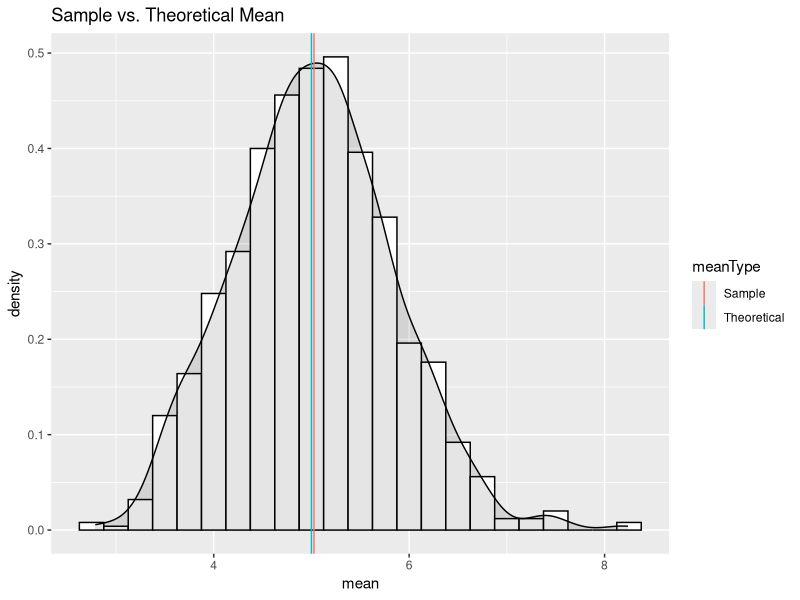
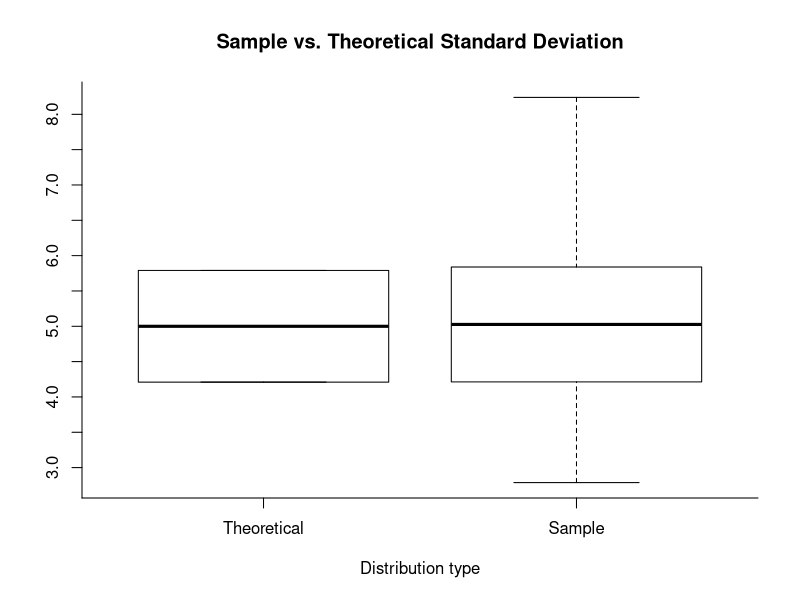
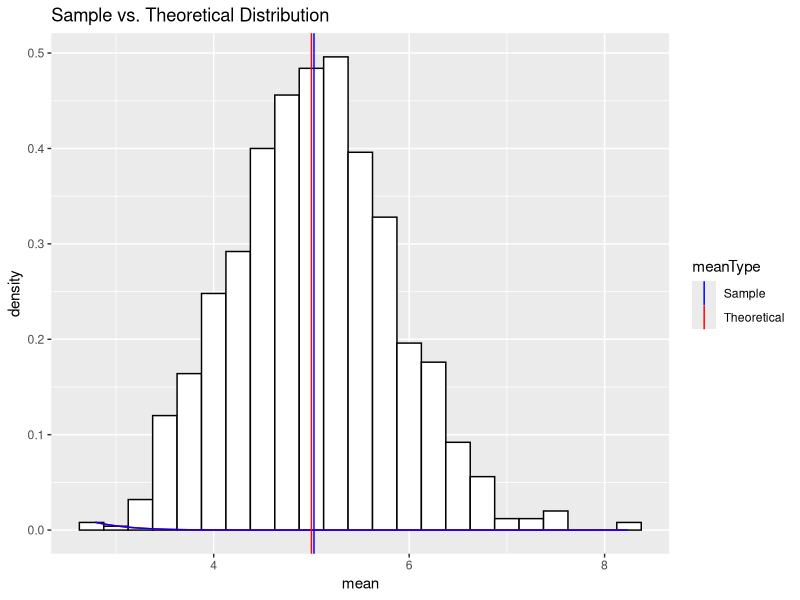
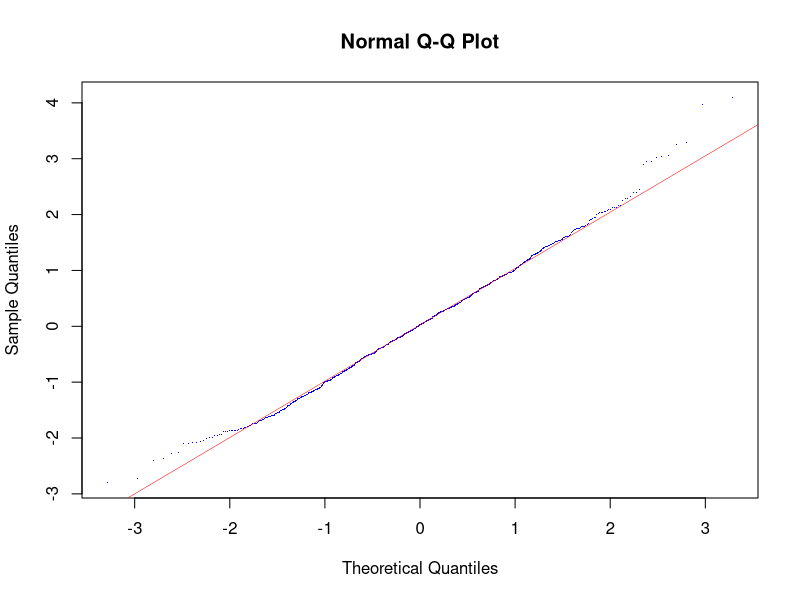

R code for these plots, in order:
## ---- chunk 1
enforceInstallAndLoadPackage <- function (package) {
    if (!(package %in% rownames(installed.packages())) ) {
        install.packages(package, repos = "http://cran.rstudio.com/")
    }

    library(package, character.only = TRUE)
}

enforceInstallAndLoadPackage("plyr")
enforceInstallAndLoadPackage("ggplot2")
## ---- chunk 2
exponentialDistributionSimulation <- function (lambda, sampleSize, simulationsCount = 1) {
    simulations <- rexp(sampleSize * simulationsCount, rate = lambda)
    simulations <- matrix(simulations, simulationsCount)
    indexes <- 1:sampleSize
    simulationsMean <- apply(simulations[, indexes], 1, mean)
    simulationsVariance <- apply(simulations[, indexes], 1, var)
    simulationsStandardDeviation <- apply(simulations[, indexes], 1, sd)
    simulations <- data.frame(simulations,
                              mean = simulationsMean,
                              var = simulationsVariance,
                              sd = simulationsStandardDeviation)
    simulations
}
## ---- chunk 3
seed <- 31337
set.seed(seed)              # make this reproducible by others
lambda <- 1/5               # the exponential rate
sampleSize <- 40            # the sample size
simulationsCount <- 1000    # the number of simulations
simulations <- exponentialDistributionSimulation(lambda, sampleSize, simulationsCount)
## ---- chunk 4
meanTheoretical <- 1 / lambda
## ---- chunk 5
meanSample <- mean(simulations$mean)
## ---- chunk 6
vLineCuts <- data.frame(meanType = c("Theoretical", "Sample"),
                        cuts = c(meanTheoretical, meanSample))
plot <- ggplot(simulations, aes(x = mean))
plot <- plot + geom_histogram(aes(y = ..density..),
                              binwidth = 0.25,
                              colour = "black",
                              fill = "white")
plot <- plot + geom_density(alpha = 0.1, fill = "black")
plot <- plot + geom_vline(data = vLineCuts,
                          aes(xintercept = cuts, colour = meanType),
                          show_guide = TRUE)
plot <- plot + ggtitle("Sample vs. Theoretical Mean")
plot
## ---- chunk 7
standardDeviationTheoretical <-  1 / (lambda * sqrt(sampleSize))
## ---- chunk 8
standardDeviationSample <- sd(simulations$mean)
## ---- chunk 9
# min, mean - sd, mean, mean + sd, max
theoreticalSummary <- c(rep(meanTheoretical - standardDeviationTheoretical, 2),
                        meanTheoretical,
                        rep(meanTheoretical + standardDeviationTheoretical, 2))
sampleSummary <- c(min(simulations$mean),
                   meanSample - standardDeviationSample,
                   meanSample,
                   meanSample + standardDeviationSample,
                   max(simulations$mean))
dataSummary <- matrix(c(theoreticalSummary, sampleSummary), 5, 2)
z <- list(stats = dataSummary, n = rep(1, ncol(dataSummary)))
bxp(z,
    axes = FALSE,
    xlab = "Distribution type",
    main = "Sample vs. Theoretical Standard Deviation")
axis(1, at = 0:3, labels = c("", "Theoretical", "Sample", ""))
axis(2, at = seq(floor(sampleSummary[1]),ceiling(sampleSummary[5]), 0.5))
## ---- chunk 10
varianceTheoretical <-  1 / (sampleSize * lambda^2)
varianceSample <- var(simulations$mean)
## ---- chunk 11
vLineCuts <- data.frame(meanType = c("Theoretical", "Sample"),
                        cuts = c(meanTheoretical, meanSample))
plot1 <- ggplot(simulations, aes(x = mean))
plot1 <- plot1 + geom_histogram(aes(y = ..density..),
                                binwidth = 0.25,
                                colour = "black",
                                fill = "white")
plot1 <- plot1 + stat_function(fun = dnorm,
                               colour = "red",
                               arg = list(mean = meanTheoretical, sd = standardDeviationTheoretical))
plot1 <- plot1 + stat_function(fun = dnorm,
                               colour = "blue",
                               arg = list(mean = meanSample, sd = standardDeviationSample))
plot1 <- plot1 + geom_vline(data = vLineCuts,
                            aes(xintercept = cuts, colour = meanType),
                            show_guide = TRUE)
plot1 <- plot1 + scale_colour_manual(values = c("Theoretical" = "red", "Sample" = "blue"))
plot1 <- plot1 + ggtitle("Sample vs. Theoretical Distribution")
plot1
## ---- chunk 12
means <- (simulations$mean - meanTheoretical) / standardDeviationTheoretical
qqnorm(means, pch = ".", col = "blue")
qqline(means, col = "red", lw = 0.5)
